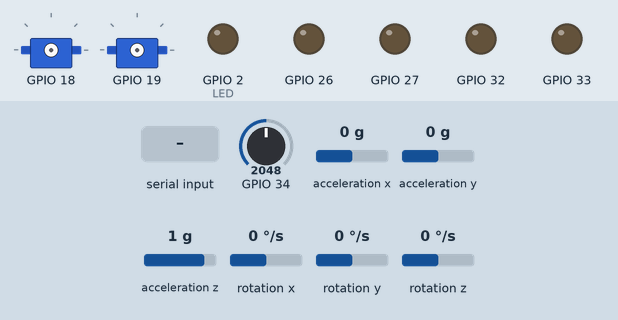
Bench run of a sketch on a simulated ESP32. On the bench: 2 × servo, output pins drawn as LEDs (lit = HIGH). Wiring (inferred from the names in the program): MPU-6050 motion sensor at I2C address 0x68. Inputs (shaded band) come from the test bench; at power-on: GPIO 34 = 2048, acceleration x 0 g, acceleration y 0 g, acceleration z 1 g, rotation x 0 °/s, rotation y 0 °/s, rotation z 0 °/s (analog values on the 0–4095 scale). What the sketch prints to the serial monitor is not drawn.

Above: at 2.8 s.
2.9 s: "sw\n" received over Serial
At 3.05 s:
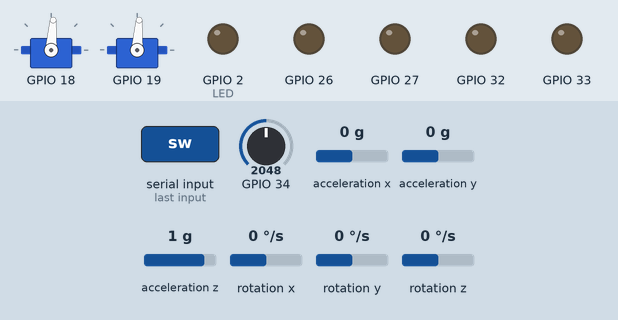
5.9 s: "1\n" received over Serial
At 7.0 s:
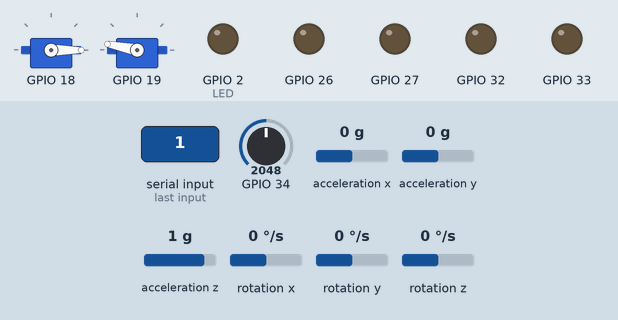
7.4 s: "sw\n" received over Serial
10.4 s: "2\n" received over Serial
At 11.7 s:
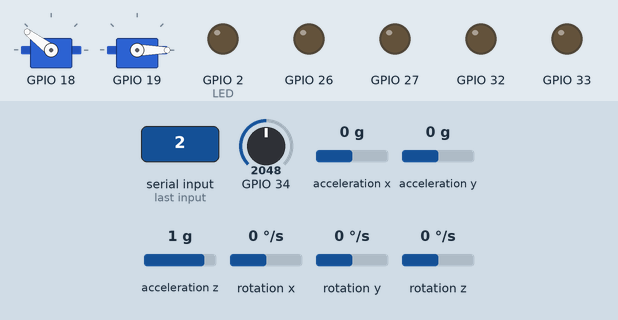
Timing chart, 0 to 12.9 s (numbered marks = the images above; inputs shaded):
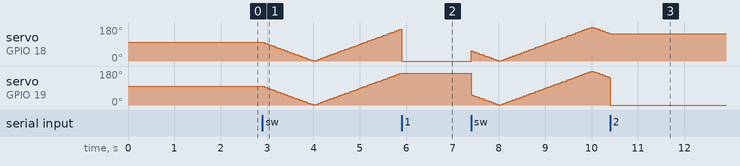

Measured:
- after the input at 5.9 s, servo on GPIO 19: stays 169° (without the input it goes to 171° after 0.00 s)
- after the input at 10.4 s, servo on GPIO 18: goes on until 10.4 s, then stays 143°

The sketch:

esp32_bench_test_V_6_0_2.ino
```cpp
// REC robot - ALL-IN-ONE BENCH TEST + TUNING  (V_6_0_2)   motors, 2 servos, gyro/accel (MPU6050), battery.
// Board "ESP32 Dev Module" (Arduino-ESP32 core 3.x), library ESP32Servo. Serial Monitor 115200 baud, line ending "Newline". Type h for help.
// Pins: L298N IN1 26 IN2 27 | IN3 32 IN4 33 (ENA/ENB jumpers stay ON, speed = PWM on the IN pins) | servo1 18, servo2 19 | MPU6050 SDA 21 SCL 22 | battery divider 100k/47k on 34
#include <Wire.h>
#include <ESP32Servo.h>

const int IN1 = 26, IN2 = 27, IN3 = 32, IN4 = 33, SP1 = 18, SP2 = 19, VB = 34, LED = 2;
const uint32_t MOTOR_TMO = 3000;                       // motors stop by themselves this long after the last command

// ---- tuning values: change with  set <name> <value>, then copy the printed line into the robot firmware
float minpwm = 0, invl = 0, invr = 0, lo1 = 0, hi1 = 180, lo2 = 0, hi2 = 180, ratio = 147.0f / 47.0f;
struct { const char* n; float* v; } T[] = {{"minpwm", &minpwm}, {"invl", &invl}, {"invr", &invr}, {"lo1", &lo1}, {"hi1", &hi1},
                                           {"lo2", &lo2}, {"hi2", &hi2}, {"ratio", &ratio}};

Servo sv[2]; int ang[2] = {-1, -1}; bool sweep = false, stream = false, imuOk = false;
int pct[2], pwmv[2]; uint32_t lastCmd, tImu, tStream, tSweep; uint8_t who;
float g[7], bias, yaw;                                   // g: ax ay az (g)  temp (C)  gx gy gz (deg/s)

// ---------------------------------------------------------------- motors
void drive(int s, int p) {                              // s 0 = left , 1 = right; p -100..100 %
  p = constrain(p, -100, 100); pct[s] = p; lastCmd = millis();
  int a = s ? IN3 : IN1, b = s ? IN4 : IN2, d = (s ? invr : invl) > 0 ? -p : p;   // driver always enabled: PWM goes on the active IN pin
  pwmv[s] = p ? map(abs(p), 1, 100, (int)minpwm, 255) : 0;
  analogWrite(a, d > 0 ? pwmv[s] : 0); analogWrite(b, d < 0 ? pwmv[s] : 0);
}
void ramp(int s) {                                      // raise PWM slowly; send any key the moment the wheel starts turning
  int a = s ? IN3 : IN1, b = s ? IN4 : IN2;
  analogWrite(b, 0); Serial.println("ramping, press Enter when the wheel starts...");
  while (Serial.available()) Serial.read();
  int p = 0;
  for (; p < 255 && !Serial.available(); p++) { analogWrite(a, p); delay(120); }
  analogWrite(a, 0); while (Serial.available()) Serial.read();
  minpwm = p; Serial.printf("wheel started at PWM %d -> minpwm set to %d\n", p, p);
}
void stopAll() { drive(0, 0); drive(1, 0); }

// ---------------------------------------------------------------- servos (attached on the first command, so they stay limp at boot)
void srv(int i, int deg) {
  float lo = i ? lo2 : lo1, hi = i ? hi2 : hi1; deg = constrain(deg, (int)lo, (int)hi);
  if (ang[i] < 0) sv[i].attach(i ? SP2 : SP1, 500, 2400);
  sv[i].write(deg); ang[i] = deg;
}

// ---------------------------------------------------------------- MPU6050 (raw registers, no library)
uint8_t rd(uint8_t r) { Wire.beginTransmission(0x68); Wire.write(r); Wire.endTransmission(false); Wire.requestFrom(0x68, 1); return Wire.read(); }
void imuInit() {
  Wire.begin(21, 22); Wire.setClock(400000);
  Wire.beginTransmission(0x68); Wire.write(0x6B); Wire.write(0); imuOk = Wire.endTransmission() == 0;
  who = imuOk ? rd(0x75) : 0;
}
bool imuRead() {
  Wire.beginTransmission(0x68); Wire.write(0x3B);
  if (Wire.endTransmission(false) || Wire.requestFrom(0x68, 14) != 14) return imuOk = false;
  int16_t r[7]; for (auto& x : r) { uint8_t h = Wire.read(); uint8_t l = Wire.read(); x = (h << 8) | l; }
  for (int i = 0; i < 3; i++) { g[i] = r[i] / 16384.0f; g[4 + i] = r[4 + i] / 131.0f; }
  g[3] = r[3] / 340.0f + 36.53f; return imuOk = true;
}
void zeroGyro() {                                       // keep the robot still for one second
  float s = 0; int n = 0; stopAll();
  for (int i = 0; i < 200; i++) if (imuRead()) { s += g[6]; n++; delay(5); }
  bias = n ? s / n : 0; yaw = 0; Serial.printf("gyro zeroed, bias %.2f deg/s (%d samples)\n", bias, n);
}

// ---------------------------------------------------------------- status
float battV() { return analogReadMilliVolts(VB) * ratio / 1000.0f; }
void status() {
  Serial.println("----------------------------------------------");
  Serial.printf("MOTOR L %+4d%%  pwm %3d  (IN1 26 IN2 27)\n", pct[0], pwmv[0]);
  Serial.printf("MOTOR R %+4d%%  pwm %3d  (IN3 32 IN4 33)\n", pct[1], pwmv[1]);
  for (int i = 0; i < 2; i++) { Serial.printf("SERVO %d  ", i + 1); if (ang[i] < 0) Serial.println("limp (no command yet)"); else Serial.printf("%d deg  (limits %d..%d)\n", ang[i], (int)(i ? lo2 : lo1), (int)(i ? hi2 : hi1)); }
  if (imuOk) Serial.printf("GYRO    OK id 0x%02X  yaw %+.1f deg  rate %+.2f deg/s  temp %.1f C\nACCEL   x %+.2f y %+.2f z %+.2f g  %s\n",
                           who, yaw, g[6] - bias, g[3], g[0], g[1], g[2], fabsf(g[2]) > 0.8f ? "(flat)" : "(tilted)");
  else Serial.println("GYRO    NOT FOUND - check 3V3, GND, SDA 21, SCL 22");
  float v = battV(); Serial.printf("BATTERY %.2f V  (%d mV on pin 34)  %s\n", v, (int)analogReadMilliVolts(VB), v < 1 ? "no battery sense" : v < 6.4f ? "LOW" : "ok");
}
void tuning() { Serial.print("TUNING "); for (auto& t : T) Serial.printf("%s=%g  ", t.n, *t.v); Serial.println(); }
void help() {
  Serial.println("l <-100..100>  left motor %      r <-100..100>  right motor %      m <l> <r>  both      s  stop all");
  Serial.println("1 <deg>  servo 1      2 <deg>  servo 2      sw  sweep both servos on/off");
  Serial.println("?  status      p  stream status on/off      z  zero gyro (keep still)      v  battery      auto  self-test");
  Serial.println("ramp l|r  find the lowest PWM that turns the wheel (sets minpwm)      set <name> <value>  change a tuning value      set  list them");
  Serial.println("names: minpwm invl invr (1 = reverse that motor) lo1 hi1 lo2 hi2 (servo limits) ratio (battery divider)");
  Serial.println("motors stop by themselves 3 s after the last command - resend to keep them running");
}
void autotest() {
  Serial.println("AUTO TEST: wheels off the ground! L fwd, L back, R fwd, R back, then both servos");
  int seq[4][2] = {{50, 0}, {-50, 0}, {0, 50}, {0, -50}};
  for (auto& q : seq) { Serial.printf("  motors L %d R %d\n", q[0], q[1]); drive(0, q[0]); drive(1, q[1]); delay(900); stopAll(); delay(300); }
  for (int i = 0; i < 2; i++) { int lo = i ? lo2 : lo1, hi = i ? hi2 : hi1; Serial.printf("  servo %d %d -> %d -> %d\n", i + 1, (lo + hi) / 2, lo, hi);
    srv(i, (lo + hi) / 2); delay(600); srv(i, lo); delay(700); srv(i, hi); delay(700); srv(i, (lo + hi) / 2); delay(400); }
  imuRead(); status(); Serial.println("AUTO TEST done");
}

void cmd(char* s) {
  char c[8] = "", w[12] = ""; float a = 0, b = 0;
  if (!strncmp(s, "set", 3)) { int n = sscanf(s, "set %11s %f", w, &a); if (n == 2) for (auto& t : T) if (!strcmp(w, t.n)) *t.v = a; tuning(); return; }
  int n = sscanf(s, "%7s %f %f", c, &a, &b);
  if (n < 1) return;
  if (!strcmp(c, "l")) drive(0, a); else if (!strcmp(c, "r")) drive(1, a);
  else if (!strcmp(c, "m")) { drive(0, a); drive(1, b); } else if (!strcmp(c, "s")) stopAll();
  else if (!strcmp(c, "1")) { sweep = false; srv(0, a); } else if (!strcmp(c, "2")) { sweep = false; srv(1, a); }
  else if (!strcmp(c, "sw")) sweep = !sweep;
  else if (!strcmp(c, "z")) zeroGyro();
  else if (!strcmp(c, "v")) Serial.printf("battery %.2f V\n", battV());
  else if (!strcmp(c, "p")) stream = !stream;
  else if (!strcmp(c, "ramp")) { sscanf(s, "ramp %7s", w); ramp(w[0] == 'r'); }
  else if (!strcmp(c, "auto")) autotest();
  else if (!strcmp(c, "h")) help();
  else if (!strcmp(c, "?")) status();
  else Serial.println("unknown command, h = help");
}

void setup() {
  int o[] = {IN1, IN2, IN3, IN4, LED}; for (int p : o) { pinMode(p, OUTPUT); digitalWrite(p, 0); }
  Serial.begin(115200); delay(300); analogReadResolution(12); analogSetPinAttenuation(VB, ADC_11db);
  imuInit(); if (imuOk) zeroGyro();
  Serial.println("\nREC bench test V_6_0_1 ready"); help(); tuning(); status();
}

void loop() {
  static char buf[40]; static int len;
  while (Serial.available()) { char ch = Serial.read(); if (ch == '\n' || ch == '\r') { if (len) { buf[len] = 0; cmd(buf); } len = 0; } else if (len < 39) buf[len++] = ch; }
  uint32_t t = millis();
  if ((pct[0] || pct[1]) && t - lastCmd > MOTOR_TMO) { stopAll(); Serial.println("(motors auto-stopped)"); }
  if (imuOk && t - tImu >= 10) { float dt = (t - tImu) * 1e-3f; tImu = t; if (imuRead()) yaw += (g[6] - bias) * dt; }
  if (sweep && t - tSweep >= 20) { tSweep = t; float ph = (t % 4000) / 2000.0f; if (ph > 1) ph = 2 - ph; srv(0, lo1 + (hi1 - lo1) * ph); srv(1, lo2 + (hi2 - lo2) * ph); }
  if (stream && t - tStream >= 500) { tStream = t; status(); }
  digitalWrite(LED, (t / 500) % 2 && (pct[0] || pct[1]));        // on-board LED blinks while a motor runs
}
```
